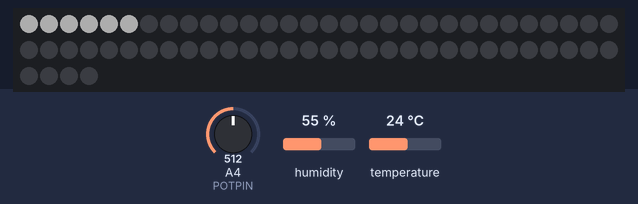
This sketch was run on a simulated Arduino Uno, built with avr-gcc and run on an emulated ATmega328P. Parts: 64 RGB LEDs in strip order, left to right, continuing on the next row. Inputs (shaded band) come from the test bench; at power-on: temperature 24 °C, A4 (POTPIN) = 512, humidity 55 %. Dim RGB values are drawn brighter than linear; what the sketch prints to the serial monitor is not drawn.

Above: at 1.8 s.
1.9 s: temperature set to 12 °C
4.1 s: temperature set to 19 °C
6.3 s: A4 (POTPIN) set to 306
7.9 s: A4 (POTPIN) set to 342
14.0 s: A4 (POTPIN) set to 369
15.5 s: temperature set to 33 °C
Timing chart, 0 to 18.5 s (numbered marks = the images above; inputs shaded):
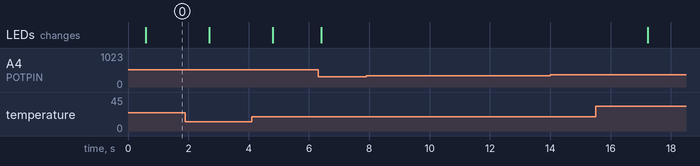

The sketch:

Temperature_and_Humidity_LED_chart.ino
```cpp
// Example testing sketch for various DHT humidity/temperature sensors
// Written by ladyada, public domain

#include "DHT.h"
#include <Adafruit_NeoPixel.h>

#define DHTPIN 2     // what pin we're connected to
#define LEDPIN 3     // LED signal pin
#define POTPIN 4     // Potentiometer input pin, analog (range 88-1005 for this particular potentiometer)

// Uncomment whatever type you're using!
//#define DHTTYPE DHT11   // DHT 11
#define DHTTYPE DHT22   // DHT 22  (AM2302)
//#define DHTTYPE DHT21   // DHT 21 (AM2301)

// Connect pin 1 (on the left) of the sensor to +5V
// Connect pin 2 of the sensor to whatever your DHTPIN is
// Connect pin 4 (on the right) of the sensor to GROUND
// Connect a 10K resistor from pin 2 (data) to pin 1 (power) of the sensor

DHT dht(DHTPIN, DHTTYPE);

// last values
float lastTempC = 0.0;
float lastTempF = 0.0;
float lastTempFL = 0.0;
float lastHumidity = 0.0;
float lastPotValue = 0.0;

int maxPotValue = 1005;
int minPotValue = 80;

float potValue = 0.0;
int singleStripLength = 8;

Adafruit_NeoPixel strip = Adafruit_NeoPixel(64, LEDPIN, NEO_GRB + NEO_KHZ800);

// colors
uint32_t cExelonBlueBright = strip.Color(0, 0, 204);
uint32_t cExelonOrangeBright = strip.Color(255, 128, 0);
uint32_t cExelonGreenBright = strip.Color(0, 153, 0);
uint32_t cExelonOrangeDim = strip.Color(102, 51, 0);
uint32_t cYellowBright = strip.Color(255, 255, 0);

uint32_t c50 = strip.Color(128, 128, 128);
uint32_t c30 = strip.Color(75, 75, 75);
uint32_t c20 = strip.Color(50, 50, 50);
uint32_t c10 = strip.Color(25, 25, 25);
uint32_t c00 = strip.Color(0, 0, 0);

void setup() {
  Serial.begin(9600);
  Serial.println("DHTxx test!");

  dht.begin();

  strip.begin();
  strip.show(); // initialize all pixels to off
}

void loop() {
  // Wait a few seconds between measurements.
  delay(500);

  // Reading temperature or humidity takes about 250 milliseconds!
  // Sensor readings may also be up to 2 seconds 'old' (its a very slow sensor)
  float h = dht.readHumidity();
  // Read temperature as Celsius
  float t = dht.readTemperature();
  // Read temperature as Fahrenheit
  float f = dht.readTemperature(true);

  // Check if any reads failed and exit early (to try again).
  if (isnan(h) || isnan(t) || isnan(f)) {
    Serial.println("Failed to read from DHT sensor!");
    return;
  }

  // Compute heat index
  // Must send in temp in Fahrenheit!
  float hi = dht.computeHeatIndex(f, h);

  Serial.print("Humidity: ");
  Serial.print(h);
  Serial.print(" %\t");
  Serial.print("Temperature: ");
  Serial.print(t);
  Serial.print(" *C ");
  Serial.print(f);
  Serial.print(" *F\t");
  Serial.print("Heat index: ");
  Serial.print(hi);
  Serial.println(" *F");

  potValue = analogRead(POTPIN); // get the potentiometer value which we'll use for adjusting scale

  showTempC(t);

  //Serial.print("PotValue: \t");
  //Serial.print(potValue);
  //Serial.print("\t");
}

void showTempC(float tempC){

  if( tempC != lastTempC || abs(lastPotValue - potValue) >= maxPotValue * 0.05)
  {
    Serial.print("NEW VALUE: ");
    Serial.print("(");
    Serial.print(tempC);
    Serial.print("/");
    Serial.print(lastTempC);
    Serial.print(")");
    Serial.print("(");
    Serial.print(potValue);
    Serial.print("/");
    Serial.print(lastPotValue);
    Serial.print(")");

    // turn off all pixels
    for(int i=0; i<strip.numPixels(); i++){
      strip.setPixelColor(i, c00);
    }

    float tempCDecimal = tempC - int(tempC);

    int NormalizedTMajor = normalize(tempC, 15, 26, true);
    int NormalizedTMinor = normalize(tempCDecimal, 0, 0.9, false);

    Serial.print("\tMajor / Minor: ");
    Serial.print(NormalizedTMajor);
    Serial.print("/");
    Serial.print(NormalizedTMinor);

    // turn on pixels based on data value
    for(int pMaj=0; pMaj<NormalizedTMajor; pMaj++){
     strip.setPixelColor(pMaj, c20);
    }
    // turn on pixels based on data value
    for(int pMin=singleStripLength; pMin<NormalizedTMinor + singleStripLength; pMin++){
     strip.setPixelColor(pMin, c10);
    }

    strip.show();
    // store historical value
    lastTempC = tempC;
    lastPotValue = potValue;
    Serial.println();
  }
}

int normalize(float value, float scaleLow, float scaleHigh, boolean useScaleFactor)
{
  float scaleFactor;

  if( useScaleFactor ) {
    scaleFactor = potValue / 1000; // a weak attempt and providing a moving scale via potentiometer value
    Serial.print("\tSCALED: ");
    Serial.print(scaleFactor);
  } else {
    scaleFactor = 1;
  }

  float result = (value - (scaleLow * scaleFactor)) / (scaleHigh - scaleLow) * singleStripLength * scaleFactor;
  return result;
}

void stripOff(){
  for(int p=0; p<strip.numPixels(); p++){
    strip.setPixelColor(p, 0);
  }
  strip.show();
}
```

Measured:
- after the input at 7.9 s, every drawn part: stays the same
- after the input at 14.0 s, every drawn part: stays the same
